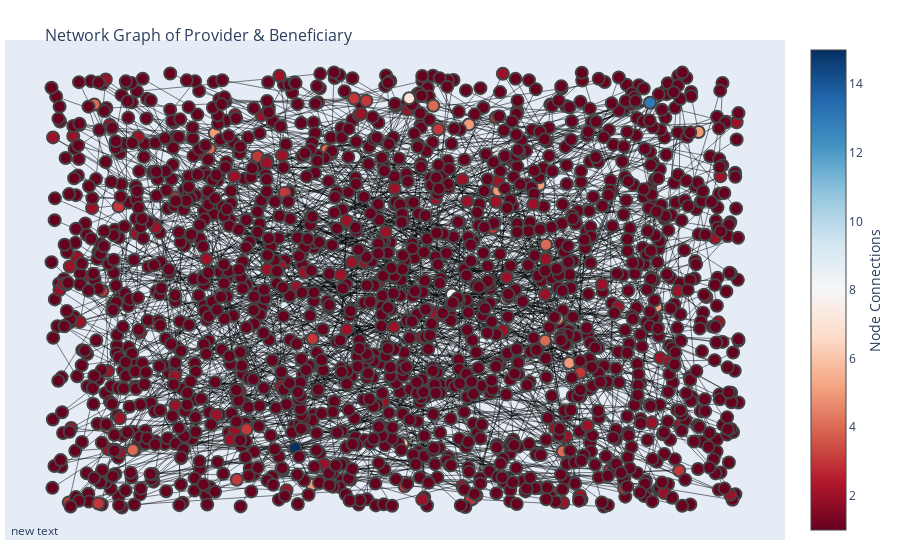

The notebook cell saved with this chart:
### Code cell
import plotly.graph_objs as go

# Consider subgraph for plotting
df_plotting = df.sample(n=1_000, random_state=1)

H = nx.from_pandas_edgelist(df_plotting, source=source, target=target)
pos = nx.random_layout(H)

# Create Edges
edge_trace = go.Scatter(
    x=[],
    y=[],
    line=dict(width=0.5, color='#010203'),
    hoverinfo='none',
    mode='lines')

for edge in H.edges():
    x0, y0 = pos[edge[0]]
    x1, y1 = pos[edge[1]]
    edge_trace['x'] += tuple([x0, x1, None])
    edge_trace['y'] += tuple([y0, y1, None])

node_trace = go.Scatter(
    x=[],
    y=[],
    mode='markers',
    marker=dict(
        showscale=True,
        colorscale='RdBu',
        reversescale=False,
        color=[],
        size=12,
        colorbar=dict(
            thickness=35,
            title='Node Connections',
            xanchor='left',
            titleside='right'
        ),
        line=dict(width=2)))

for node in H.nodes():
    x, y = pos[node]
    node_trace['x'] += tuple([x])
    node_trace['y'] += tuple([y])

# add color to node points
for node, adjacencies in enumerate(H.adjacency()):
    node_trace['marker']['color'] += tuple([len(adjacencies[1])])
    node_info = str(adjacencies[0])

fig = go.Figure(data=[edge_trace, node_trace],
                layout=go.Layout(
                title='<br>Network Graph of Provider & Beneficiary \n\n',
                titlefont=dict(size=16),
                showlegend=False,
                margin=dict(b=20, l=5, r=5, t=40),
                annotations=[dict(
                    showarrow=False,
                    xref="paper", yref="paper",
                    x=0.005, y=-0.002)],
                xaxis=dict(showgrid=False, zeroline=False,
                           showticklabels=False),
                yaxis=dict(showgrid=False, zeroline=False, showticklabels=False)))

fig.show()

### Figure 1 — Plotly figure (JSON) as saved in the notebook; plotly's stock layout.template omitted (floating-point values rounded to 4 significant figures; data arrays with more than 128 entries replaced by an {"elided": "..."} marker saying what was removed)
{"data": [{"hoverinfo": "none", "line": {"color": "#010203", "width": 0.5}, "mode": "lines", "type": "scatter", "x": {"elided": "2985 float values"}, "y": {"elided": "2985 float values"}}, {"marker": {"color": {"elided": "1686 int values"}, "colorbar": {"thickness": 35, "title": {"side": "right", "text": "Node Connections"}, "xanchor": "left"}, "colorscale": [[0, "rgb(103,0,31)"], [0.1, "rgb(178,24,43)"], [0.2, "rgb(214,96,77)"], [0.3, "rgb(244,165,130)"], [0.4, "rgb(253,219,199)"], [0.5, "rgb(247,247,247)"], [0.6, "rgb(209,229,240)"], [0.7, "rgb(146,197,222)"], [0.8, "rgb(67,147,195)"], [0.9, "rgb(33,102,172)"], [1, "rgb(5,48,97)"]], "line": {"width": 2}, "reversescale": false, "showscale": true, "size": 12}, "mode": "markers", "type": "scatter", "x": {"elided": "1686 float values"}, "y": {"elided": "1686 float values"}}], "layout": {"annotations": [{"showarrow": false, "x": 0.005, "xref": "paper", "y": -0.002, "yref": "paper"}], "margin": {"b": 20, "l": 5, "r": 5, "t": 40}, "showlegend": false, "title": {"font": {"size": 16}, "text": "<br>Network Graph of Provider & Beneficiary \n\n"}, "xaxis": {"showgrid": false, "showticklabels": false, "zeroline": false}, "yaxis": {"showgrid": false, "showticklabels": false, "zeroline": false}}}
